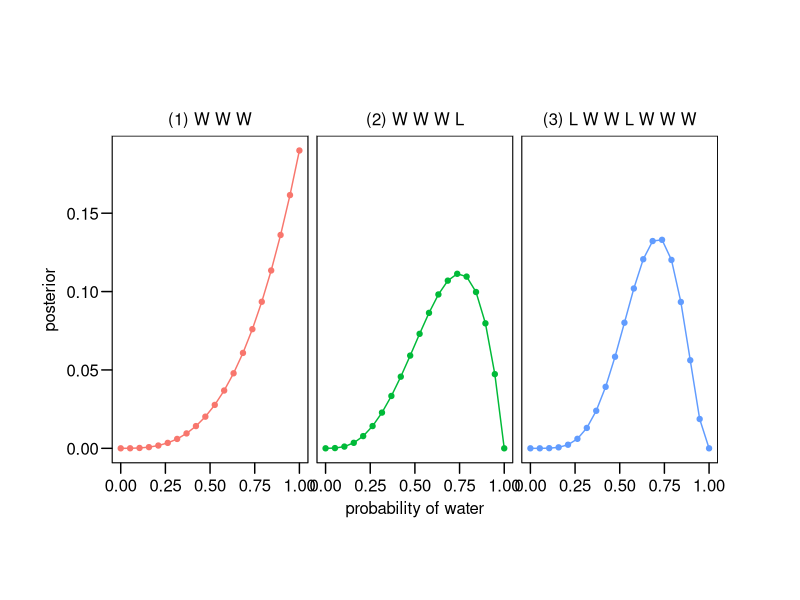
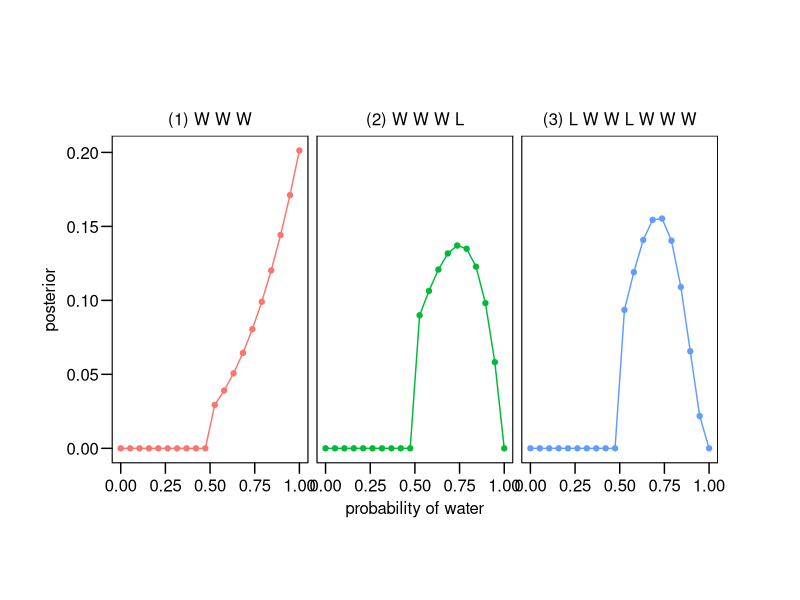

These charts were generated, in order, by the following R code:
## ---- chunk 1
library(tidyverse)
library(ggthemes)
library(here)
library(knitr)
## ---- chunk 2
n_of_points <- 20

data <- tibble(p_grid = seq(0, 1, length.out = n_of_points),
               prior = 0.5,
               likelihood = dbinom(3, 3, 
                                   prob = p_grid),
               part = "(1) W W W") %>%
  bind_rows(tibble(p_grid = seq(0, 1, length.out = n_of_points),
                   prior = 0.5,
                   likelihood = dbinom(3, 4, 
                                       prob = p_grid),
                   part = "(2) W W W L")) %>%
  bind_rows(tibble(p_grid = seq(0, 1, length.out = n_of_points),
                   prior = 0.5,
                   likelihood = dbinom(5, 7, 
                                       prob = p_grid),
                   part = "(3) L W W L W W W"))

data <- data %>%
  rename(`probability of water` = p_grid) %>%
  mutate(unstd_posterior = likelihood * prior) %>%
  group_by(part) %>%
  mutate(posterior = unstd_posterior / sum(unstd_posterior)) %>%
  ungroup()

ggplot(data, aes(x = `probability of water`, y = posterior, color = part)) +
  geom_point(show.legend = F) +
  geom_line(show.legend = F) +
  facet_wrap(. ~ part) +
  theme_par()
## ---- chunk 3
n_of_points <- 20

data <- tibble(p_grid = seq(0, 1, length.out = n_of_points),
               prior = if_else(p_grid < 0.5, 0, 1),
               likelihood = dbinom(3, 3, 
                                   prob = p_grid),
               part = "(1) W W W") %>%
  bind_rows(tibble(p_grid = seq(0, 1, length.out = n_of_points),
                   prior = if_else(p_grid < 0.5, 0, 1),
                   likelihood = dbinom(3, 4, 
                                       prob = p_grid),
                   part = "(2) W W W L")) %>%
  bind_rows(tibble(p_grid = seq(0, 1, length.out = n_of_points),
                   prior = if_else(p_grid < 0.5, 0, 1),
                   likelihood = dbinom(5, 7, 
                                       prob = p_grid),
                   part = "(3) L W W L W W W"))

data <- data %>%
  rename(`probability of water` = p_grid) %>%
  mutate(unstd_posterior = likelihood * prior) %>%
  group_by(part) %>%
  mutate(posterior = unstd_posterior / sum(unstd_posterior)) %>%
  ungroup()

ggplot(data, aes(x = `probability of water`, y = posterior, color = part)) +
  geom_point(show.legend = F) +
  geom_line(show.legend = F) +
  facet_wrap(. ~ part) +
  theme_par()
## ---- chunk 4
cards <- tibble(card = c("BB", "BW", "WW"),
                ways = c(2, 1, 0),
                prob = round(ways / sum(ways), 3))

kable(cards)
## ---- chunk 5
cards <- tibble(card = c("BB", "BW", "WW", "BB"),
                ways = c(2, 1, 0, 2),
                prob = round(ways / sum(ways), 3)) %>%
  group_by(card) %>%
  summarize(ways = sum(ways),
            prob = sum(prob))

kable(cards)
## ---- chunk 6
cards <- tibble(card = c("BB", "BW", "WW"),
                ways = c(2, 1, 0),
                weight = c(1, 2, 3),
                updated_ways = ways * weight,
                prob = round(updated_ways / sum(updated_ways), 3))

kable(cards)
## ---- chunk 7
cards <- tibble(card = c("BB", "BW", "WW"),
                ways_black = c(2, 1, 0),
                ways_white = c(3, 2, 0),
                updated_ways = ways_black * ways_white,
                prob = round(updated_ways / sum(updated_ways), 3))

kable(cards)
## ---- chunk 8
sessionInfo()
